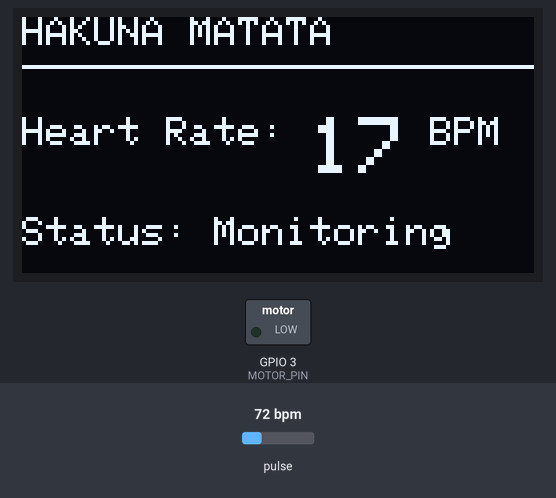
Bench run of a sketch on a simulated ESP32-C3. Shown: 128×64 one-colour display, switched loads named in the sketch (green lamp = pin HIGH). Dashed ring = blinking. The test bench sets the inputs (shaded band); at power-on: pulse 72 bpm.

Above: at 3.2 s.
3.3 s: pulse set to 109 bpm
At 3.9 s:
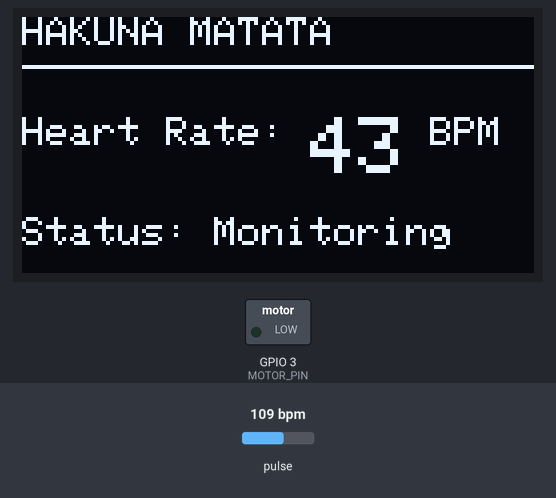
5.5 s: pulse set to 114 bpm
At 7.72 s:
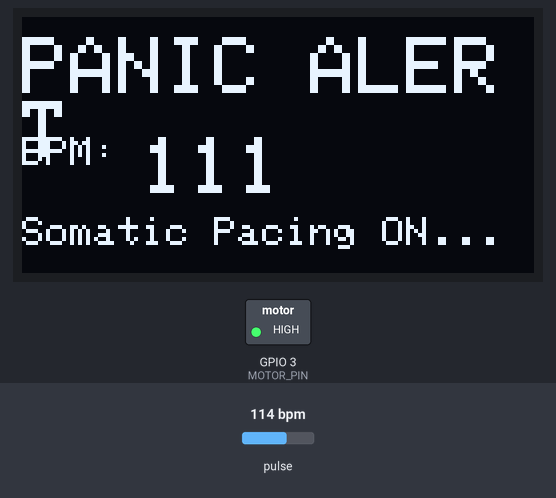
8.5 s: pulse set to 42 bpm
At 10.9 s:
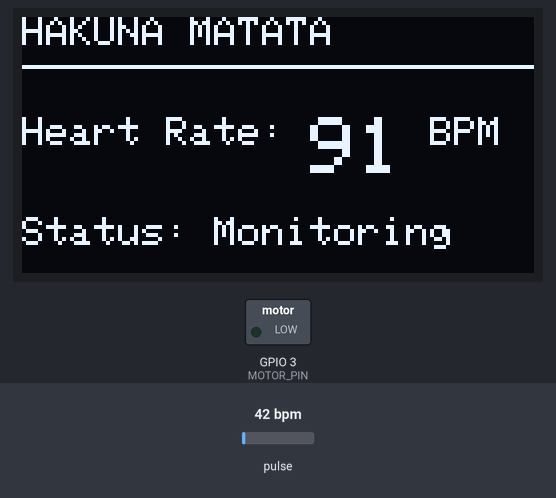
Timing chart, 0 to 12.4 s (numbered marks = the images above; inputs shaded):
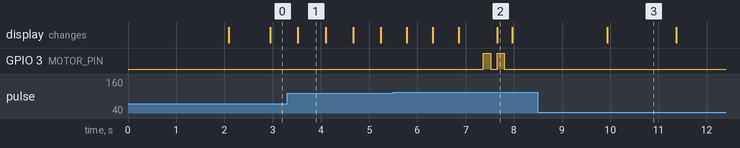

The sketch:

HAkuna_Matata.ino
```cpp
#include <Wire.h>
#include <Adafruit_GFX.h>
#include <Adafruit_SSD1306.h>
#include "MAX30105.h"
#include "heartRate.h"

// --- Pin Definitions ---
#define SDA_PIN 8
#define SCL_PIN 9
#define MOTOR_PIN 3

// --- Display Configuration ---
#define SCREEN_WIDTH 128
#define SCREEN_HEIGHT 64
#define OLED_RESET -1
#define SCREEN_ADDRESS 0x3C

Adafruit_SSD1306 display(SCREEN_WIDTH, SCREEN_HEIGHT, &Wire, OLED_RESET);
MAX30105 particleSensor;

// --- Heart Rate & Panic Threshold Variables ---
const byte RATE_SIZE = 4; // Average across 4 readings for stability
byte rates[RATE_SIZE];
byte rateSpot = 0;
long lastBeat = 0;

float beatsPerMinute = 0;
int beatAvg = 0;

// Panic Detection Parameters
const int PANIC_THRESHOLD_BPM = 110; // Trigger threshold (adjust as needed)
bool isPanicState = false;

void setup() {
  Serial.begin(115200);
  pinMode(MOTOR_PIN, OUTPUT);
  digitalWrite(MOTOR_PIN, LOW);

  // Initialize I2C Bus on ESP32-C3
  Wire.begin(SDA_PIN, SCL_PIN);

  // Initialize OLED Display
  if (!display.begin(SSD1306_SWITCHCAPVCC, SCREEN_ADDRESS)) {
    Serial.println("OLED init failed!");
    for (;;);
  }

  display.clearDisplay();
  display.setTextSize(1);
  display.setTextColor(SSD1306_WHITE);
  display.setCursor(15, 20);
  display.println("HAKUNA MATATA");
  display.setCursor(20, 35);
  display.println("System Booting...");
  display.display();
  delay(2000);

  // Initialize MAX30102 Sensor
  if (!particleSensor.begin(Wire, I2C_SPEED_FAST)) {
    display.clearDisplay();
    display.setCursor(10, 25);
    display.println("Sensor Error!");
    display.display();
    while (1);
  }

  // Configure MAX30102 for heart rate detection
  particleSensor.setup();
  particleSensor.setPulseAmplitudeRed(0x0A); // Turn Red LED low to indicate running
  particleSensor.setPulseAmplitudeGreen(0x00);
}

void loop() {
  long irValue = particleSensor.getIR();

  // Check if a finger/wrist is placed on the sensor
  if (irValue < 50000) {
    displayIdleState("No Wrist Detected");
    digitalWrite(MOTOR_PIN, LOW);
    return;
  }

  // Detect Heartbeat Peak
  if (checkForBeat(irValue) == true) {
    long delta = millis() - lastBeat;
    lastBeat = millis();

    beatsPerMinute = 60 / (delta / 1000.0);

    if (beatsPerMinute < 255 && beatsPerMinute > 40) {
      rates[rateSpot++] = (byte)beatsPerMinute;
      rateSpot %= RATE_SIZE;

      // Calculate rolling average
      beatAvg = 0;
      for (byte x = 0; x < RATE_SIZE; x++) {
        beatAvg += rates[x];
      }
      beatAvg /= RATE_SIZE;
    }
  }

  // Check Trigger Condition
  if (beatAvg >= PANIC_THRESHOLD_BPM && beatAvg > 0) {
    isPanicState = true;
    triggerSomaticPacing(); // Activate haptic feedback
  } else {
    isPanicState = false;
    digitalWrite(MOTOR_PIN, LOW);
  }

  // Update Display
  updateScreenDisplay();
}

// Function to drive 4Hz physiological sigh vibration pacing
void triggerSomaticPacing() {
  // Gentle pulse pattern: 150ms ON, 100ms OFF
  digitalWrite(MOTOR_PIN, HIGH);
  delay(150);
  digitalWrite(MOTOR_PIN, LOW);
  delay(100);
}

// Function to update screen status
void updateScreenDisplay() {
  display.clearDisplay();

  if (isPanicState) {
    display.setTextSize(2);
    display.setCursor(0, 5);
    display.println("PANIC ALERT");

    display.setTextSize(1);
    display.setCursor(0, 30);
    display.print("BPM: ");
    display.setTextSize(2);
    display.println(beatAvg);

    display.setTextSize(1);
    display.setCursor(0, 50);
    display.println("Somatic Pacing ON...");
  } else {
    display.setTextSize(1);
    display.setCursor(0, 0);
    display.println("HAKUNA MATATA");

    display.drawFastHLine(0, 12, 128, SSD1306_WHITE);

    display.setCursor(0, 25);
    display.print("Heart Rate: ");
    display.setTextSize(2);
    display.print(beatAvg);
    display.setTextSize(1);
    display.println(" BPM");

    display.setCursor(0, 50);
    display.println("Status: Monitoring");
  }

  display.display();
}

void displayIdleState(String msg) {
  display.clearDisplay();
  display.setTextSize(1);
  display.setCursor(10, 20);
  display.println("HAKUNA MATATA");
  display.setCursor(10, 40);
  display.println(msg);
  display.display();
}
```

Measured:
- the behaviour switches between 111 and 112 bpm on pulse (found by bisection; images 1 and 2)
- after the input at 5.5 s, GPIO 3 (MOTOR_PIN): alternates HIGH for 0.15 s and LOW for 0.14 s, 4 changes in all, then stays LOW, starting after 1.9 s; the display: first changes after 0.28 s (image 2 shows a later state)
- after the input at 8.5 s, GPIO 3 (MOTOR_PIN): stops changing and stays LOW; the display: changes after 1.4 s (image 3)
- what the display in image 1 shows lasts 0.6 s, from 3.5 s to 4.1 s
